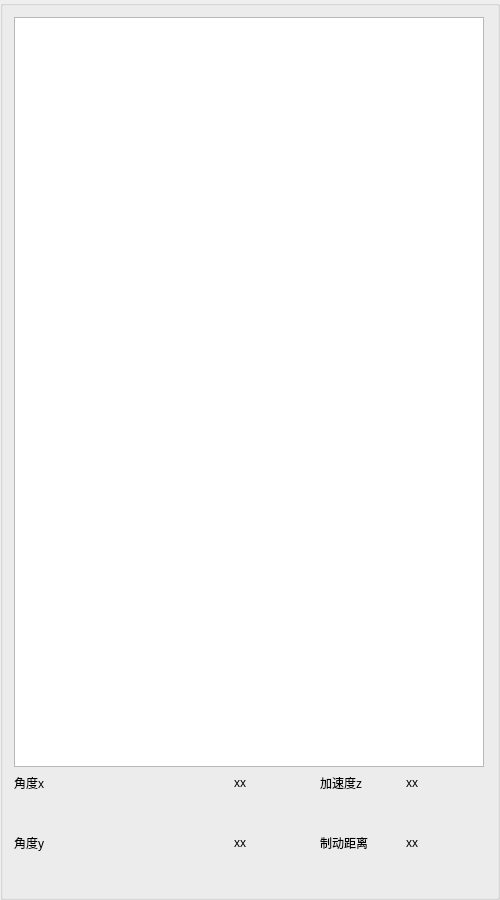
      <widget class="QGroupBox" name="groupBox_4">
       <property name="sizePolicy">
        <sizepolicy hsizetype="Preferred" vsizetype="Preferred">
         <horstretch>0</horstretch>
         <verstretch>0</verstretch>
        </sizepolicy>
       </property>
       <property name="minimumSize">
        <size>
         <width>500</width>
         <height>900</height>
        </size>
       </property>
       <property name="maximumSize">
        <size>
         <width>500</width>
         <height>900</height>
        </size>
       </property>
       <property name="title">
        <string/>
       </property>
       <layout class="QGridLayout" name="gridLayout_8">
        <item row="0" column="0">
         <layout class="QVBoxLayout" name="verticalLayout_3">
          <item>
           <layout class="QGridLayout" name="gridLayout_2">
            <item row="4" column="0">
             <widget class="QLabel" name="label_9">
              <property name="sizePolicy">
               <sizepolicy hsizetype="Fixed" vsizetype="Minimum">
                <horstretch>0</horstretch>
                <verstretch>0</verstretch>
               </sizepolicy>
              </property>
              <property name="minimumSize">
               <size>
                <width>80</width>
                <height>20</height>
               </size>
              </property>
              <property name="text">
               <string>角度y</string>
              </property>
             </widget>
            </item>
            <item row="4" column="2">
             <widget class="QLabel" name="label_39">
              <property name="text">
               <string>制动距离</string>
              </property>
             </widget>
            </item>
            <item row="4" column="1">
             <widget class="QLabel" name="label_spd_y">
              <property name="sizePolicy">
               <sizepolicy hsizetype="Fixed" vsizetype="Preferred">
                <horstretch>0</horstretch>
                <verstretch>0</verstretch>
               </sizepolicy>
              </property>
              <property name="minimumSize">
               <size>
                <width>80</width>
                <height>20</height>
               </size>
              </property>
              <property name="text">
               <string>xx</string>
              </property>
             </widget>
            </item>
            <item row="3" column="2">
             <widget class="QLabel" name="label_18">
              <property name="sizePolicy">
               <sizepolicy hsizetype="Fixed" vsizetype="Fixed">
                <horstretch>0</horstretch>
                <verstretch>0</verstretch>
               </sizepolicy>
              </property>
              <property name="minimumSize">
               <size>
                <width>80</width>
                <height>20</height>
               </size>
              </property>
              <property name="text">
               <string>加速度z</string>
              </property>
             </widget>
            </item>
            <item row="3" column="1">
             <widget class="QLabel" name="label_spd_x">
              <property name="sizePolicy">
               <sizepolicy hsizetype="Fixed" vsizetype="Preferred">
                <horstretch>0</horstretch>
                <verstretch>0</verstretch>
               </sizepolicy>
              </property>
              <property name="minimumSize">
               <size>
                <width>80</width>
                <height>20</height>
               </size>
              </property>
              <property name="text">
               <string>xx</string>
              </property>
             </widget>
            </item>
            <item row="3" column="0">
             <widget class="QLabel" name="label_3">
              <property name="sizePolicy">
               <sizepolicy hsizetype="Fixed" vsizetype="Minimum">
                <horstretch>0</horstretch>
                <verstretch>0</verstretch>
               </sizepolicy>
              </property>
              <property name="minimumSize">
               <size>
                <width>80</width>
                <height>20</height>
               </size>
              </property>
              <property name="text">
               <string>角度x</string>
              </property>
             </widget>
            </item>
            <item row="4" column="3">
             <widget class="QLabel" name="label_zdjl">
              <property name="text">
               <string>xx</string>
              </property>
             </widget>
            </item>
            <item row="3" column="3">
             <widget class="QLabel" name="label_jsd_z">
              <property name="sizePolicy">
               <sizepolicy hsizetype="Maximum" vsizetype="Fixed">
                <horstretch>0</horstretch>
                <verstretch>0</verstretch>
               </sizepolicy>
              </property>
              <property name="minimumSize">
               <size>
                <width>80</width>
                <height>20</height>
               </size>
              </property>
              <property name="text">
               <string>xx</string>
              </property>
             </widget>
            </item>
            <item row="2" column="0">
             <widget class="QTableView" name="tableView_yl">
              <property name="sizePolicy">
               <sizepolicy hsizetype="Preferred" vsizetype="Preferred">
                <horstretch>0</horstretch>
                <verstretch>0</verstretch>
               </sizepolicy>
              </property>
              <property name="minimumSize">
               <size>
                <width>470</width>
                <height>750</height>
               </size>
              </property>
              <property name="maximumSize">
               <size>
                <width>470</width>
                <height>750</height>
               </size>
              </property>
             </widget>
            </item>
           </layout>
          </item>
         </layout>
        </item>
       </layout>
      </widget>
